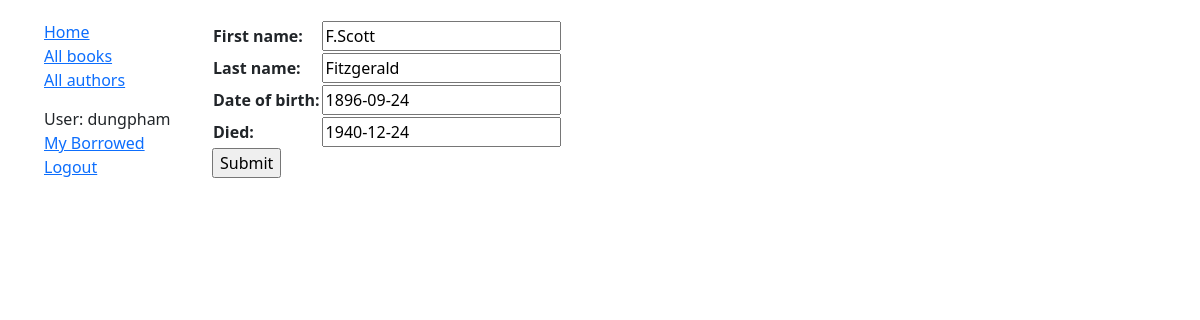
Screenshot of /catalog/author/1/update/ (signed in) with the database file from the repository.
### catalog/models.py (models this page shows, shortened)
class Author(models.Model):
    first_name = models.CharField(max_length=100)
    last_name = models.CharField(max_length=100)
    date_of_birth = models.DateField(null=True, blank=True)
    date_of_death = models.DateField('Died', null=True, blank=True)
    class Meta:
        ordering = ['last_name', 'first_name']

### catalog/views.py (the view)
# urls.py: path('author/<int:pk>/update/', views.AuthorUpdate.as_view(), name='author-update'),
class AuthorUpdate(UpdateView):
    model = Author
    fields = '__all__' # Not recommended (potential security issue if more fields added)

### catalog/templates/catalog/author_form.html (shortened to what this page needs)
{% extends "base_generic.html" %} {% block content %}
<form action="" method="post">
    <table>
        {{ form.as_table }}
    </table>
    <input type="submit" value="Submit" />
</form>
{% endblock %}

### catalog/templates/base_generic.html (shortened to what this page needs)
<!DOCTYPE html>
<html lang="en">
<head>
    <link href="https://cdn.jsdelivr.net/npm/bootstrap@5.1.3/dist/css/bootstrap.min.css" rel="stylesheet" />
    {% load static %}
    <link rel="stylesheet" href="{% static 'css/styles.css' %}" />
</head>
<body>
    <div class="container-fluid">
        <div class="row">
            <div class="col-sm-2">
                {% block sidebar %}
                <ul class="sidebar-nav">
                    <li><a href="{% url 'index' %}">Home</a></li>
                    <li><a href="{% url 'books' %}">All books</a></li>
                    <li style="margin-bottom: 15px;"><a href="{% url 'authors' %}">All authors</a></li>
                    {% if user.is_authenticated %}
                    <li>User: {{ user.get_username }}</li>
                    <li><a href="{% url 'my-borrowed' %}">My Borrowed</a></li>
                    <li>
                        <a href="{% url 'logout' %}?next={{ request.path }}">Logout</a>
                    </li>
                    {% else %}
                    <li>
                        <a href="{% url 'login' %}?next={{ request.path }}">Login</a>
                    </li>
                    {% endif %}
                </ul>
                {% endblock %}
            </div>
            <div class="col-sm-10 ">{% block content %}{% endblock %}</div>
        </div>
    </div>
</body>
</html>

### catalog/static/css/styles.css (style rules this page uses)
body { margin-top: 20px; padding: 0; }
.sidebar-nav { list-style: none; }

### rows the page displays
Author: first_name "F.Scott", last_name "Fitzgerald", date_of_birth "1896-09-24", date_of_death "1940-12-24"

### other values shown
{{ user.get_username }} "dungpham"
